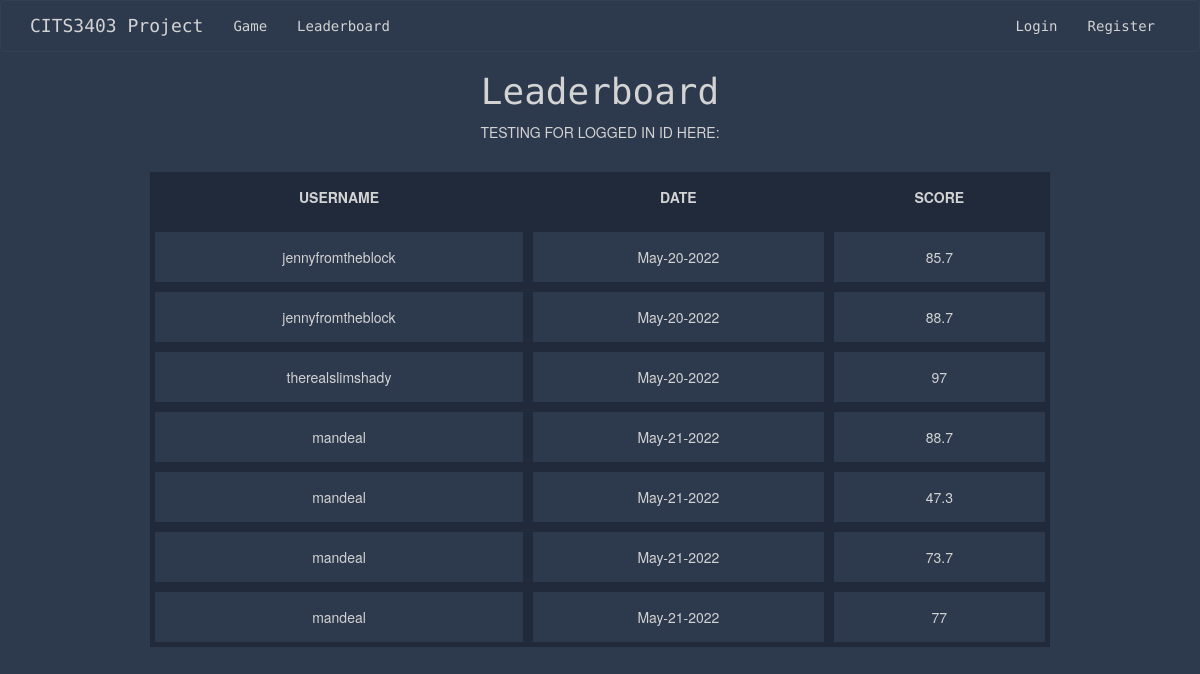
The page /leaderboard on the database as committed earlier.
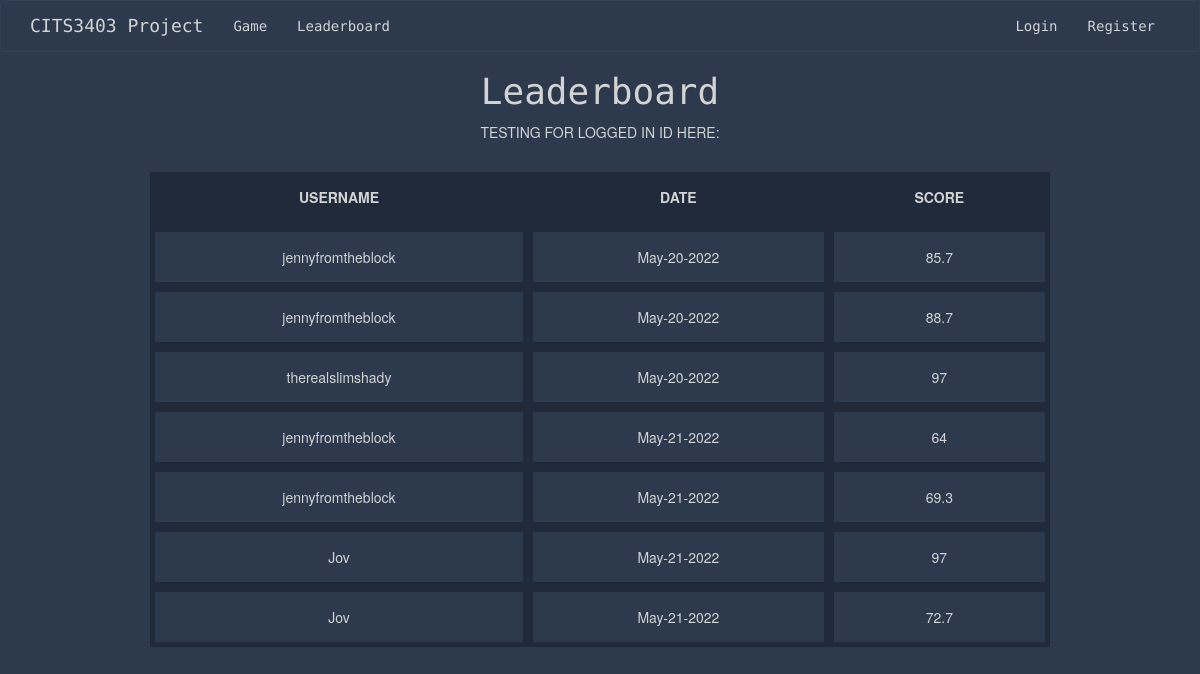
The same page on the database as committed later.
### app/models.py (models this page shows, shortened)
class Score(UserMixin, db.Model):
    id = db.Column(db.Integer, primary_key=True)
    user_score = db.Column(db.Integer)
    user_id = db.Column(db.Integer, db.ForeignKey("user.id"))
    today = date.today()
    format_date = today.strftime("%b-%d-%Y") #strips minutes, formats the date eg May-16-2022
    date = db.Column(db.String, default=format_date)

class User(UserMixin, db.Model):
    id = db.Column(db.Integer, primary_key=True)
    username = db.Column(db.String(64), index=True, unique=True)
    email = db.Column(db.String(120), index=True, unique=True)
    password_hash = db.Column(db.String(128))
    user_stats = db.relationship('Score', backref='user', lazy=True)

### app/routes.py (the view)
@app.route('/leaderboard', methods=['GET', 'POST'])
def leaderboard():
    all_scores = Score.query.all()
    if current_user.is_authenticated:
        logged_inid = current_user.id
    return render_template('leaderboard.html', title='Leaderboard', scores=all_scores)

### app/templates/leaderboard.html
{% extends "base.html" %}
{% block content %}
<h1>Leaderboard</h1>
    <p> TESTING FOR LOGGED IN ID HERE: {{ current_user.username }} </p>
    <table id="myTable" class="tablesorter">
        <thead>
            <tr>
                <th> USERNAME </th>
                <th> DATE </th>
                <th> SCORE </th>
            </tr>
        </thead>
        <tbody>
            {% for score in scores %}
                <tr class = "initial" id="myusername"
                        onmouseover="this.className='highlight'",
                        onmouseout="this.className='normal'" >
                    <td> {{ score.user.username }} </td>
                    <td> {{ score.date }} </td>
                    <td> {{ score.user_score }}</td>
                </tr>
            {% endfor %}
        </tbody>
    </table>
{% endblock %}

Rows that differ between the two databases and show on the page:
changed Score (number 4 of 7 on the later page): user.username "mandeal" → "jennyfromtheblock"; user_score "88.7" → "64"
changed Score (number 5 of 7 on the later page): user.username "mandeal" → "jennyfromtheblock"; user_score "47.3" → "69.3"
changed Score (number 6 of 7 on the later page): user.username "mandeal" → "Jov"; user_score "73.7" → "97"
changed Score (number 7 of 7 on the later page): user.username "mandeal" → "Jov"; user_score "77" → "72.7"
